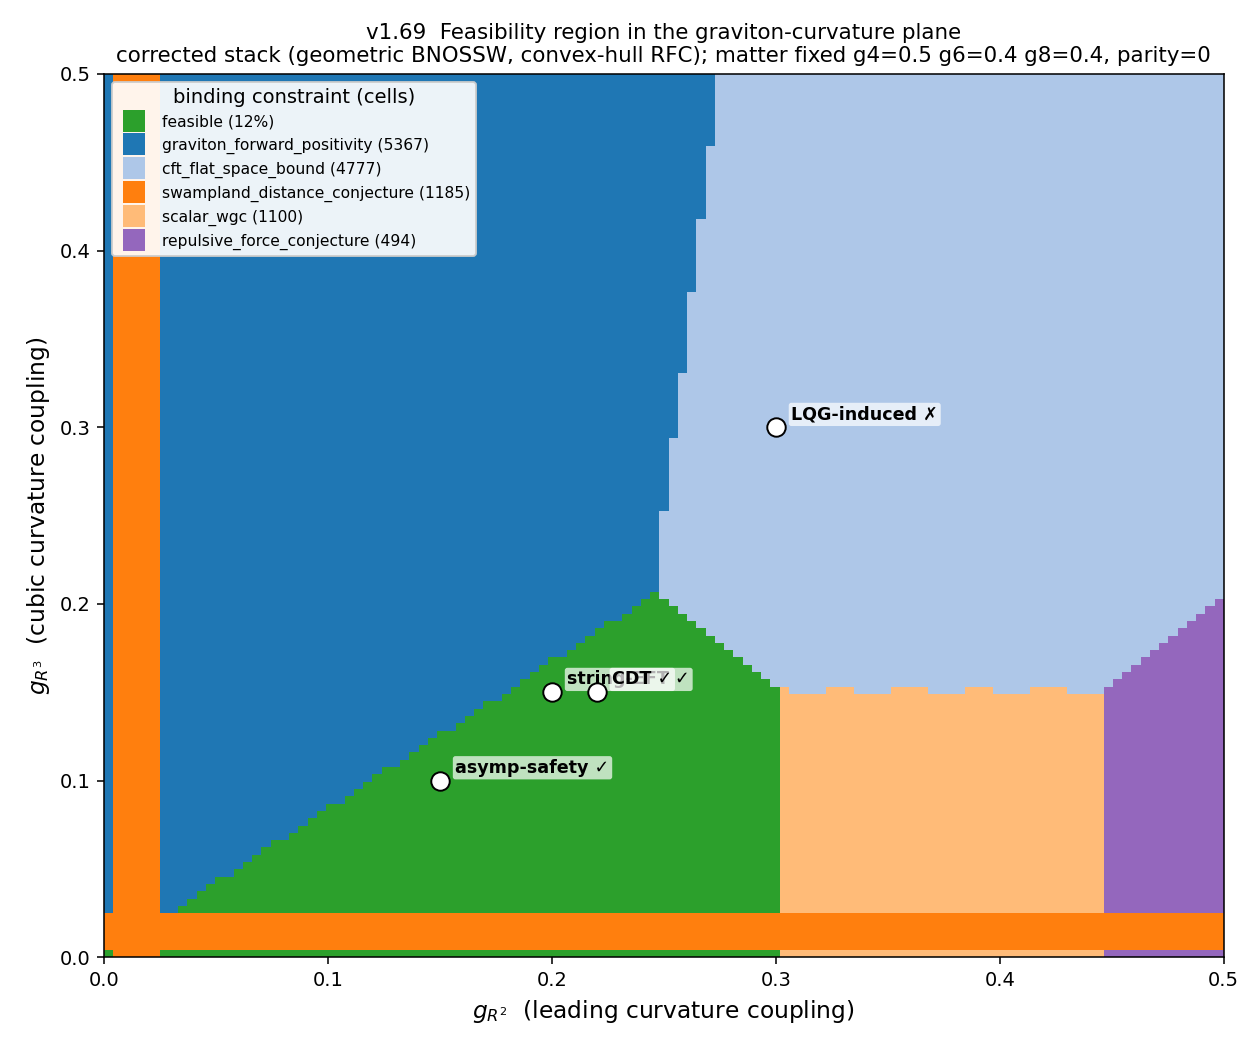

Write the Python code that produced this figure.
"""v1.69 - 2-D feasibility-region slice in the graviton-curvature plane.

Sweep g_R2 (x) vs g_R3 (y) over [0, 0.5]^2, fixing the matter sector at a
string-like survivor point (g_4=0.5, g_6=0.4, g_8=0.4, parity=0). At each cell
evaluate the *corrected* stack (geometric BNOSSW + convex_hull RFC) and record:

  - feasible (all constraints pass), or
  - the BINDING constraint: the single most-violated constraint (most negative
    margin) at that infeasible cell.

This makes the engine's allowed region in the (g_R2, g_R3) plane visible as a
shape, and shows WHICH physics walls it off where. Framework points overlaid.

Run on Vulcan from the repo root:
    python experiments/slice_gR2_gR3.py
writes /tmp/slice_gR2_gR3.png and prints a JSON summary.
"""
import json
import sys

import numpy as np
import matplotlib
matplotlib.use("Agg")
import matplotlib.pyplot as plt
from matplotlib.colors import ListedColormap, BoundaryNorm
from matplotlib.lines import Line2D

sys.path.insert(0, "src")
sys.path.insert(0, "experiments")

from stack import build_stack
from itb.theory import Theory

# Fixed matter-sector survivor point (string-like), parity off.
BASE = {"g_4": 0.5, "g_6": 0.4, "g_8": 0.4,
        "g_R2_parity": 0.0, "g_R3_parity": 0.0}

# Framework points to overlay (g_R2, g_R3, label).
FRAMEWORKS = [
    (0.20, 0.15, "string-EFT"),
    (0.15, 0.10, "asymp-safety"),
    (0.30, 0.30, "LQG-induced"),
    (0.22, 0.15, "CDT"),
]

N = 121               # grid resolution per axis
LO, HI = 0.0, 0.5


def main():
    stack = build_stack(bnossw_mean="geometric", rfc_form="convex_hull")
    # stable constraint ordering / index -> name
    names = [c.name for c in stack]
    name_to_idx = {n: i for i, n in enumerate(names)}

    xs = np.linspace(LO, HI, N)   # g_R2
    ys = np.linspace(LO, HI, N)   # g_R3

    # grid[j, i]: -1 feasible, else index of binding constraint
    grid = np.full((N, N), -1, dtype=int)
    binding_counts = {}

    for j, gR3 in enumerate(ys):
        for i, gR2 in enumerate(xs):
            coeffs = dict(BASE)
            coeffs["g_R2"] = float(gR2)
            coeffs["g_R3"] = float(gR3)
            th = Theory(coefficients=coeffs)
            worst_margin = np.inf
            worst_name = None
            for c in stack:
                r = c.evaluate(th)
                if not r.satisfied and r.margin < worst_margin:
                    worst_margin = r.margin
                    worst_name = c.name
            if worst_name is None:
                grid[j, i] = -1
            else:
                grid[j, i] = name_to_idx[worst_name]
                binding_counts[worst_name] = binding_counts.get(worst_name, 0) + 1

    feasible_cells = int((grid == -1).sum())
    feasible_frac = feasible_cells / (N * N)

    # which constraints actually bind anywhere -> assign distinct colors
    active = sorted(binding_counts, key=lambda n: -binding_counts[n])
    # palette: feasible = green, then distinct NON-green colors for the walls
    # (deliberately avoid green so binding regions never collide with feasible)
    palette = ["#2ca02c"]  # feasible = green
    wall_colors = ["#1f77b4", "#aec7e8", "#ff7f0e", "#ffbb78",
                   "#9467bd", "#d62728", "#8c564b", "#e377c2",
                   "#7f7f7f", "#17becf"]
    palette += [wall_colors[k % len(wall_colors)] for k in range(len(active))]
    cmap = ListedColormap(palette)

    # remap grid -> 0 feasible, 1..K binding (in `active` order)
    remap = {name_to_idx[n]: (k + 1) for k, n in enumerate(active)}
    disp = np.zeros_like(grid)
    for j in range(N):
        for i in range(N):
            disp[j, i] = 0 if grid[j, i] == -1 else remap[grid[j, i]]

    bounds = np.arange(-0.5, len(palette) + 0.5, 1)
    norm = BoundaryNorm(bounds, cmap.N)

    fig, ax = plt.subplots(figsize=(9, 7.5))
    ax.imshow(disp, origin="lower", extent=[LO, HI, LO, HI],
              aspect="auto", cmap=cmap, norm=norm, interpolation="nearest")

    # overlay framework points
    for gR2, gR3, lab in FRAMEWORKS:
        inside = (LO <= gR2 <= HI) and (LO <= gR3 <= HI)
        feas = False
        if inside:
            ii = int(round((gR2 - LO) / (HI - LO) * (N - 1)))
            jj = int(round((gR3 - LO) / (HI - LO) * (N - 1)))
            feas = grid[jj, ii] == -1
        ax.scatter([gR2], [gR3], s=90, marker="o",
                   facecolor="white", edgecolor="black", zorder=5)
        ax.annotate(f"{lab}{' ✓' if feas else ' ✗'}",
                    (gR2, gR3), textcoords="offset points", xytext=(8, 4),
                    fontsize=9, fontweight="bold",
                    color="black",
                    bbox=dict(boxstyle="round,pad=0.15", fc="white", alpha=0.7,
                              ec="none"))

    # legend
    handles = [Line2D([0], [0], marker="s", linestyle="", markersize=11,
                      markerfacecolor=palette[0], markeredgecolor="none",
                      label=f"feasible ({feasible_frac*100:.0f}%)")]
    for k, n in enumerate(active):
        handles.append(Line2D([0], [0], marker="s", linestyle="", markersize=11,
                              markerfacecolor=palette[k + 1], markeredgecolor="none",
                              label=f"{n} ({binding_counts[n]})"))
    ax.legend(handles=handles, loc="upper left", fontsize=8,
              framealpha=0.92, title="binding constraint (cells)")

    ax.set_xlabel(r"$g_{R^2}$  (leading curvature coupling)", fontsize=12)
    ax.set_ylabel(r"$g_{R^3}$  (cubic curvature coupling)", fontsize=12)
    ax.set_title("v1.69  Feasibility region in the graviton-curvature plane\n"
                 "corrected stack (geometric BNOSSW, convex-hull RFC); "
                 f"matter fixed g4=0.5 g6=0.4 g8=0.4, parity=0",
                 fontsize=11)
    fig.tight_layout()
    out = "/tmp/slice_gR2_gR3.png"
    fig.savefig(out, dpi=140)

    summary = {
        "grid": f"{N}x{N}",
        "range": [LO, HI],
        "n_constraints": len(stack),
        "feasible_cells": feasible_cells,
        "feasible_fraction": round(feasible_frac, 4),
        "binding_counts": dict(sorted(binding_counts.items(),
                                       key=lambda kv: -kv[1])),
        "frameworks": [
            {"label": lab, "g_R2": gR2, "g_R3": gR3}
            for gR2, gR3, lab in FRAMEWORKS
        ],
        "png": out,
    }
    print(json.dumps(summary, indent=2))


if __name__ == "__main__":
    main()
